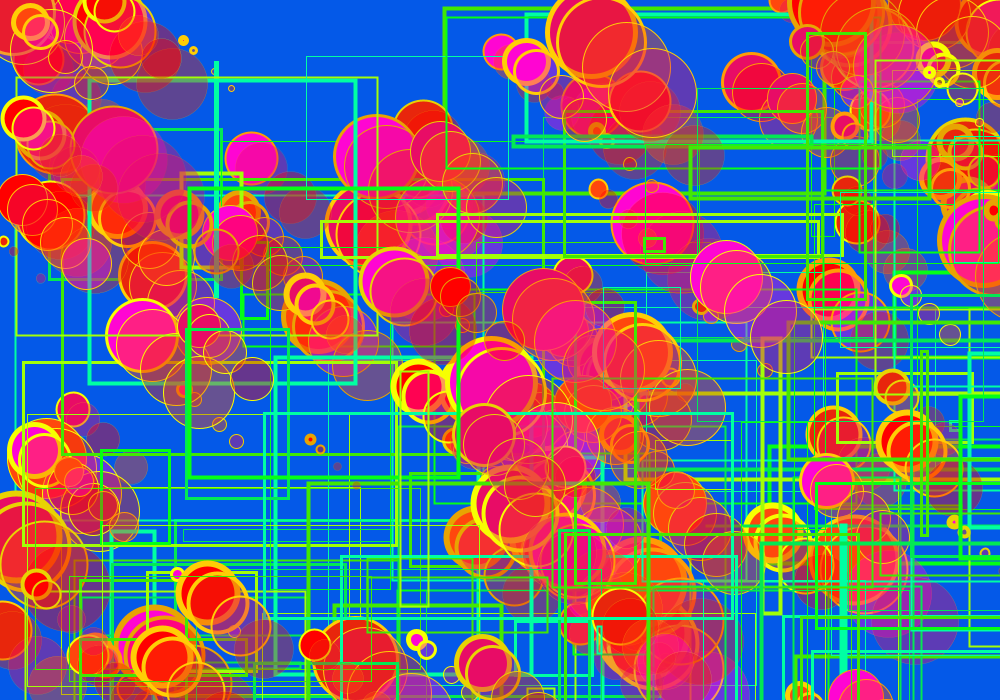
Frame 1 (no input)
Frame 60 (the mouse pressed at the canvas centre just before this capture): identical to frame 1, image omitted
Frame 120 (the mouse held since frame 60 and released just before this capture): identical to frame 1, image omitted

The Processing sketch that drew this single still picture (run headless with seeded random() and noise(); from frame 60 on, the mouse is pressed at the canvas centre):

// Processing sketch: processing_126244
// ── processing_126244.pde

// I wanted to use a variety of palettes and trails of shapes.
// I found the colours too dense so added transparency, to give a feeling of space,
//which also gives the illusion of depth. As some thicker strokes were overwhelming,
// I reduced the thickness of those strokes for the repeated circles.

//Define Color Palettes
color[] blues = {#7102FF, #2A05E8, #0722FF, #0459E8, #09A6FF};
color[] reds = {#FF470D, #E8260C, #FF0000, #E80C66, #FF05D2};
color[] yellows = {#FF9C06, #E8A402, #FFCE05, #E8D303, #F7FF01};
color[] greens = {#A2FF07, #41E803, #05FF16, #03E854, #00FFA3};
String[] palette = {"blues", "reds", "yellows", "greens"};

int r;
float counter = 0;
float x;

//Create setup code block
void setup(){
 size(1000, 700);
 //select the background palette randomly - didnt work
 //background((palette[int(random(4))])[int(random(5))]);
 background(blues[int(random(5))]);
}

//Create the draw code block
void draw(){
 //Setup while loop counting up to 110
 while(counter < 110){
   //Set stroke weight randomly, using variable which can be measured later
   r = int(random(1, 7));
   strokeWeight(r);
   //Set stroke color randomly from yellow palette
   stroke(yellows[int(random(5))]);

   //Set fill color randomly from red palette
   fill(reds[int(random(5))]);
   //set ellipse origin location x to random of screen width
   float x = random(width);
   //set ellipse origin location y to random of screen height    
   float y = random(height);
   //set ellipse height and width randomly
   float d = random(5, 90);
   //draw ellipse 
   ellipse(x, y, d, d);
   // draw next ellipses, moving diagonally, random distance, not too close
   for (int i = 10; i < 65; i+= random(15, 30)) {
      //random red fill and transparency
      fill(reds[int(random(5))], 100);
      // reduce fat strokes
      if(r > 1){
        r-=2;
      }
      strokeWeight(r);
      ellipse(x+i, y+i, d, d);
   }
   // draw squares
   //Set stroke weight randomly
   strokeWeight(int(random(1, 5)));
   //Set stroke color to random green color and no fill
   stroke(greens[int(random(5))]);
   noFill();
   // make rects with random position, limit size to half canvas dimensions
   rect(random(width), random(height), random(width/2), random(height/2));
   //change limiter count randomly between -1 and +3
   counter += random(-1, +3);
 }
}
